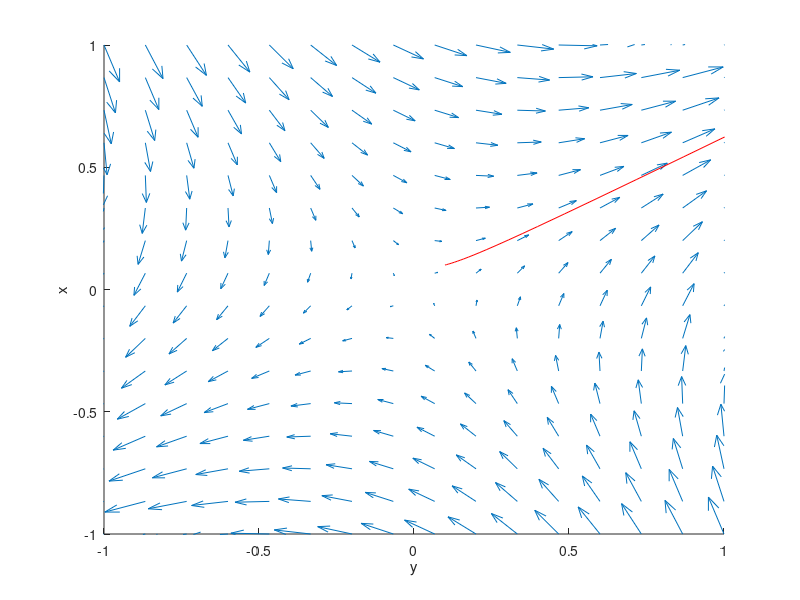

This chart was generated by the following MATLAB code:
% clear all
% % ------------------------------------------------------
% A     = 1.1; % fluorescence intensity units
% omega = 2.6; % rad/s
% A_0   = 0.01;
% 
% u=@(t) A*sin(omega*t)+A_0;
% 
% tArray = linspace(0,1.6,200);
% uArray = u(tArray); % an array of samples of u
% % ------------------------------------------------------
% 
% % analytical solutions (in real life, we might not know these)
% dudtExact      =  A*omega*cos(omega*tArray);
% du2dt2Exact    = -A*omega^2*sin(omega*tArray);
% du3dt3Exact    = -A*omega^3*cos(omega*tArray);
% 
% % Take the sample and add a bit of noise
%  uObserved = u(tArray) + (1e-7)*randn(size(tArray));%answer -7 or -6 is answer
%  
% % display(uObserved);
% 
% figure;
% plot(tArray,uObserved, '+')
% 
% % create finite-difference derivatives for first derivative, second derivative and third derivative
% dudt   = diff(uObserved)./diff(tArray);
% du2dt2 = diff(dudt)./diff(tArray(1:end-1));
% du3dt3 = diff(du2dt2)./diff(tArray(1:end-2));
% 
% % and plot them
% figure;
% subplot(3,1,1); hold on;
% plot(tArray(1:end-1), dudt);
% plot(tArray, dudtExact, '--r');
% xlabel('t');
% ylabel('dudt');
% 
% subplot(3,1,2); hold on;
% plot(tArray(1:end-2), du2dt2);
% plot(tArray, du2dt2Exact, '-r');
% xlabel('t');
% ylabel('du2dt2')
% 
% subplot(3,1,3); hold on;
% plot(tArray(1:end-3), du3dt3);
% plot(tArray, du3dt3Exact, '-r');
% xlabel('t');
% ylabel('du3dt3')
% %----------------------------------------------
% 
% % pchange = (du3dt3Exact(1:197) - du3dt3)./abs(du3dt3);
% % disp(pchange)
% M3 = mean(du3dt3);
% disp(M3)

%% Numerical Calculus 4/4

% parameters
a = 1;
b = 2;
d = -1;
c = 2;

% model equations
f =@(x,y) a*x + b*y; 
g =@(x,y) c*x + d*y;

[T, X] = ode45(@(t,x)[f(x(1),x(2));g(x(1),x(2))], [0,1000], [.1,.1] );

figure; hold on;
set(gca, 'xlim', [-1, 1], 'ylim', [-1, 1])
ylabel('x');
xlabel('y')

xArray = linspace(-1,1,16);
yArray = linspace(-1,1,16);

[xMesh,yMesh] = meshgrid(xArray, yArray);

% the Matlab plot command for a field of arrows is:
quiver(xMesh, yMesh, f(xMesh, yMesh), g(xMesh,yMesh))

plot(X(:,1),X(:,2),'-r')
plot(X(end,1),X(end,2), 'or')